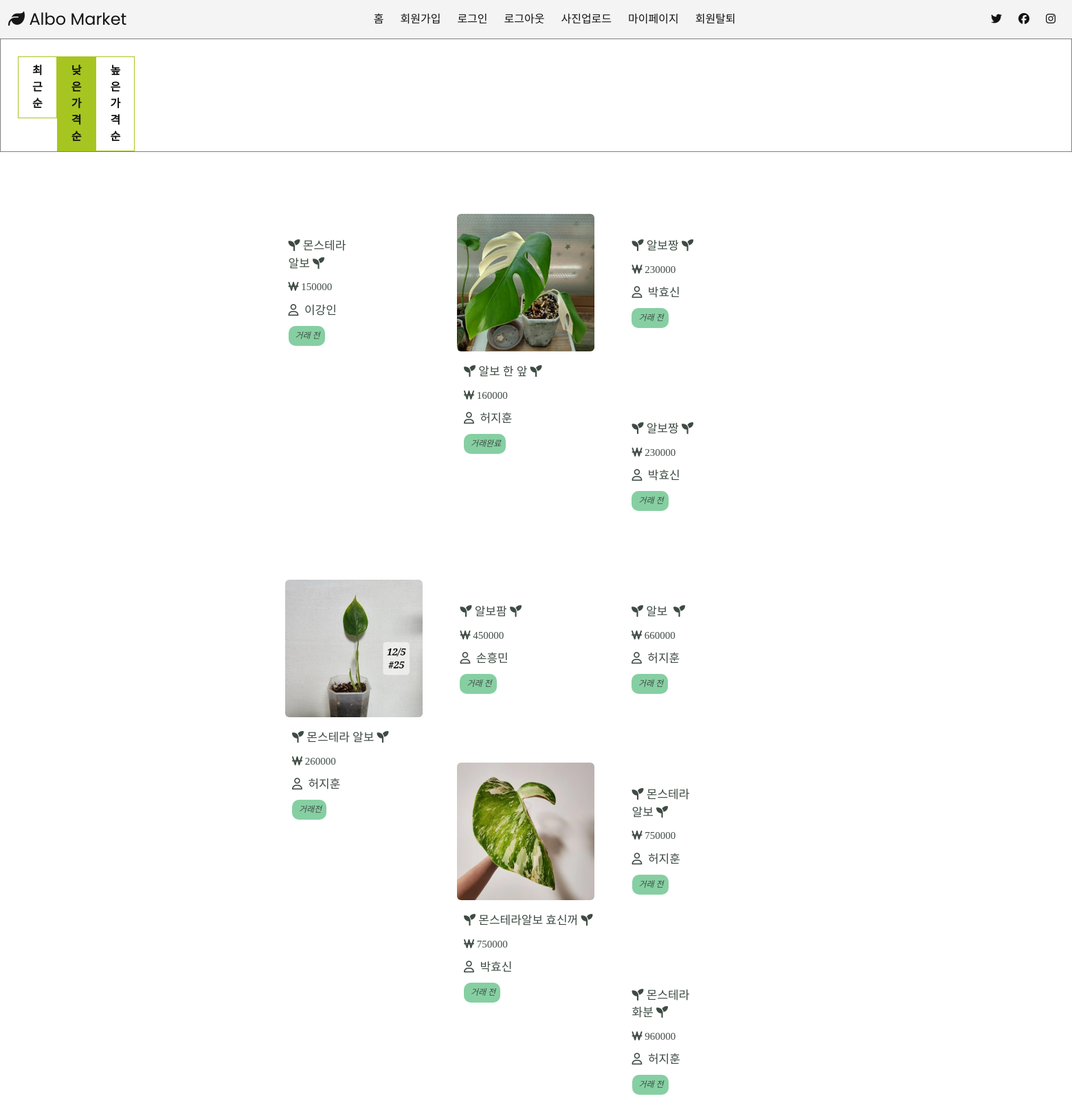
Screenshot of /upload/desc with the database file from the repository.
### main/models.py (models this page shows, shortened)
class Item(models.Model):
    item_name = models.CharField(max_length = 20)
    user_name = models.ForeignKey(User, to_field='user_name', related_name='seller', on_delete = models.CASCADE, db_column="user_name", max_length= 20, null=True) #fk추가
    STATUS = (('거래 전','거래 전'), ('거래 완료','거래 완료')) # 전자가 테이블 컬럼 출력값, 후자가 admin 페이지에서 출력
    trade_status = models.CharField(max_length=5, default='거래 전', choices=STATUS, null=True) #거래상태(판매중,거래완료)
    item_price = models.IntegerField(null=True)
    item_content = models.TextField(max_length = 200)
    item_img = models.ImageField(upload_to="images/", blank=True, null=True)
    def get_absolute_url(self):
        return f'/upload/posting/{self.pk}/'
    class Meta:
        db_table = 'item_tb'

class User(models.Model):
    user_name = models.CharField(max_length= 20 ,primary_key=True)
    user_date = models.DateTimeField(auto_now_add=True) #가입일(처음 등록한 시간으로 저장)
    user_email = models.EmailField(unique=True)
    user_password = models.CharField(max_length = 100)
    user_validate = models.BooleanField(default = False)
    STATUS = (('남자','남자'), ('여자','여자'))
    gender = models.CharField(max_length=5 ,choices=STATUS , null=True)
    age = models.IntegerField(null=True)
    year = models.IntegerField(null=True)
    month= models.IntegerField( null=True)
    day= models.IntegerField(null=True)
    def __str__(self):
        return f'{self.user_name}'
    class Meta:
        db_table = 'user_tb'

### main/views.py (the view)
# urls.py: path('upload/desc', views.desc, name='main_desc'),
def desc(request):
      page = request.GET.get('page','1')
      items =Item.objects.all().order_by('item_price')
      paginator = Paginator(items,10)
      page_obj = paginator.get_page(page)
      context={'items': page_obj}
      return render(request, 'main/desc.html',context)

### main/templates/main/desc.html (shortened to what this page needs)
<!DOCTYPE html>
<html lang="ko">
{% load static %}
<head>
  <link rel="stylesheet" type="text/css" href="{%static 'assets/css/bootstrap1.min.css' %}">
  <link rel="stylesheet" href="{%static 'assets/css/templatemo-klassy-cafe.css' %}">
  <link rel="stylesheet" href="{%static 'css/style.css' %}">
  <nav class="navbar">
    <div class="navbar__logo">
      <i class="fa-solid fa-leaf"></i>
      <a href="{%url 'main_index' %}">Albo Market</a>
    </div>
    <ul class="navbar__menu">
      <li><a href="{%url 'main_index' %}">홈</a></li>
      <li><a href="{%url 'main_signup' %}">회원가입</a></li>
      <li><a href="{%url 'main_signin' %}">로그인</a></li>
      <li><a href="{%url 'main_logout' %}">로그아웃</a></li>
      <li><a href="{%url 'main_upload' %}">사진업로드</a></li>
      {% if login_user == User.user_name %}
      <li><a href="{%url 'main_mypage' %}">마이페이지</a></li>
      <li><a href="{% url 'user_remove' %}">회원탈퇴</a></li>
      {% endif %}
    </ul>
    <ul class="navbar__icons">
      <li><i class="fa-brands fa-twitter"></i></li>
      <li><i class="fa-brands fa-facebook"></i></li>
      <li><i class="fa-brands fa-instagram"></i></li>
    </ul>
</nav>
</head>
<body>
  <div class="fl">
    <ul class="list_control">
      <li>
        <a href="{% url 'main_posting' %}" class="new">최근순</a>
      </li>
      <li>
        <a href="{% url 'main_desc' %}" class="desc">낮은가격순</a>
      </li>
      <li>
        <a href="{% url 'main_asc' %}" class="asc">높은가격순</a>
      </li>
      <li>
      </li>
    </ul>
  </div>
  <div class="wrap">
    {% for item in items %}
    <div class="col-xs-3">
      <div class="col-xs-4">
        <form  action="posting/new_post" method="POST">{% csrf_token %}
          {% if item.item_img %}
          <a href="{{item.get_absolute_url}}" target="_blank">
            <img class="image" src="{{ item.item_img.url }}" alt="">
            <br>
            {% endif %}
            <li style="font-size: 17px;">
              <i class="fa-solid fa-seedling"></i>&nbsp{{item.item_name}}&nbsp<i class="fa-solid fa-seedling"></i>
            </li>
            <li id="desc" style="font-size: 15px;"><i class="fa-solid fa-won-sign"></i>&nbsp{{item.item_price}}</li>
            <p><i class="fa-regular fa-user"></i> &nbsp{{item.user_name}}</p>
            <p class="myButton" style="font-size: 12px;"><i> &nbsp{{item.trade_status}} </i></p>
          </a>
        </form>
      </div>
    </div>
    {% endfor %}
  </div>
</body>
</html>

### main/static/assets/css/templatemo-klassy-cafe.css (style rules this page uses)
html, body, div, span, applet, object, iframe, h1, h2, h3, h4, h5, h6, p, blockquote, div pre, a, abbr, acronym, address, big, cite, code, del, dfn, em, font, img, ins, kbd, q, s, samp, small, strike, strong, sub, sup, tt, var, b, u, i, center, dl, dt, dd, ol, ul, li, figure, header, nav, section, article, aside, footer, figcaption { margin: 0; padding: 0; border: 0; outline: 0; }
ul, li { padding: 0; margin: 0; list-style: none; }
header, nav, section, article, aside, footer, hgroup { display: block; }
* { box-sizing: border-box; }
html, body { font-family: 'Poppins', sans-serif; font-weight: 400; background-color: #fff; font-size: 16px; -ms-text-size-adjust: 100%; -webkit-font-smoothing: antialiased; -moz-osx-font-smoothing: grayscale; }
a { text-decoration: none !important; }
ul { margin-bottom: 0px; }
p { font-size: 14px; line-height: 25px; color: #2a2a2a; }
html, body { background: #fff; font-family: 'Poppins', sans-serif; }
*, *:before, *:after { -webkit-box-sizing: border-box; box-sizing: border-box; -webkit-font-smoothing: antialiased; -moz-osx-font-smoothing: grayscale; }

### main/static/css/style.css (style rules this page uses)
:root { --text-color: #121212; --background-color: #f4f4f4; --accent-color: #9b9e7b; }
head { margin:0; font-family: 'Source Sans Pro'; background-color: #fff; font-size: 16px; }
body { margin:0; font-weight: 400; }
a { text-decoration: none; color: var(--text-color); }
.navbar { top: 0; left: 0; right: 0; margin: 0 ; display: flex; justify-content: space-between; align-items: center; background-color: var(--background-color); padding: 8px 12px; }
.navbar__logo { font-size: 24px; color:var(--text-color); }
.navbar__logo i { color: rgb(24, 24, 23); }
.navbar__menu { display: flex; list-style: none; padding-left: 0; }
.navbar__menu li { padding: 8px 12px; }
.navbar__icons { list-style: none; color: var(--text-color); display: flex; padding-left: 0; }
.navbar__icons li { padding: 8px 12px; }
.wrap { margin-top: 40px; margin-left:350px; margin-right: 350px; }
.col-xs-4 { padding-left: 50px; padding-right: 80px; padding-top: 50px; padding-bottom: 50px; display: flex; flex-wrap: wrap; font-family: 'SUIT-Regular'; }
.col-xs-4 li { font-size: 22px; position: relative; left: 5%; margin-top: 10px; color: #3e4b43; }
.col-xs-4 p { font-size: 17px; position: relative; left: 5%; color: #3e4b43; margin-top: 10px; }
.col-xs-3 { width: 250px; height: auto; float: left; position: relative; min-height: 1px; padding-right: 15px; padding-left: 15px; }
.myButton { background-color:#86cfa2; border-radius:10px; display:inline-block; cursor:pointer; color:#ffffff; padding:2px 7px; text-decoration:none; font-family: 'LINESeedKR-Bd'; }
.fl { border:1px,solid,gray; display:flex ; flex-direction: row; }
.list_control { display: flex; margin-top: 25px; margin-left: 25px; }
.list_control li { flex-direction: row; justify-content: center; }
.list_control li a { font-weight: bold; display: block; padding: 8px 20px; border: 1px solid #a7c520; }
img { width: 200px; border-radius: 6px; }

### main/templates/main/desc.html (style rules this page uses)
.desc { background: #a7c520; }

### rows the page displays
Item: item_name "몬스테라 알보", item_price "150000", user_name "이강인", trade_status "거래 전"
Item: item_img (picture), item_name "알보 한 앞", item_price "160000", user_name "허지훈", trade_status "거래완료"
Item: item_name "알보짱", item_price "230000", user_name "박효신", trade_status "거래 전"
Item: item_name "알보짱", item_price "230000", user_name "박효신", trade_status "거래 전"
Item: item_img (picture), item_name "몬스테라 알보", item_price "260000", user_name "허지훈", trade_status "거래전"
Item: item_name "알보팜", item_price "450000", user_name "손흥민", trade_status "거래 전"
Item: item_name "알보", item_price "660000", user_name "허지훈", trade_status "거래 전"
Item: item_img (picture), item_name "몬스테라알보 효신꺼", item_price "750000", user_name "박효신", trade_status "거래 전"
Item: item_name "몬스테라 알보", item_price "750000", user_name "허지훈", trade_status "거래 전"
Item: item_name "몬스테라 화분", item_price "960000", user_name "허지훈", trade_status "거래 전"
